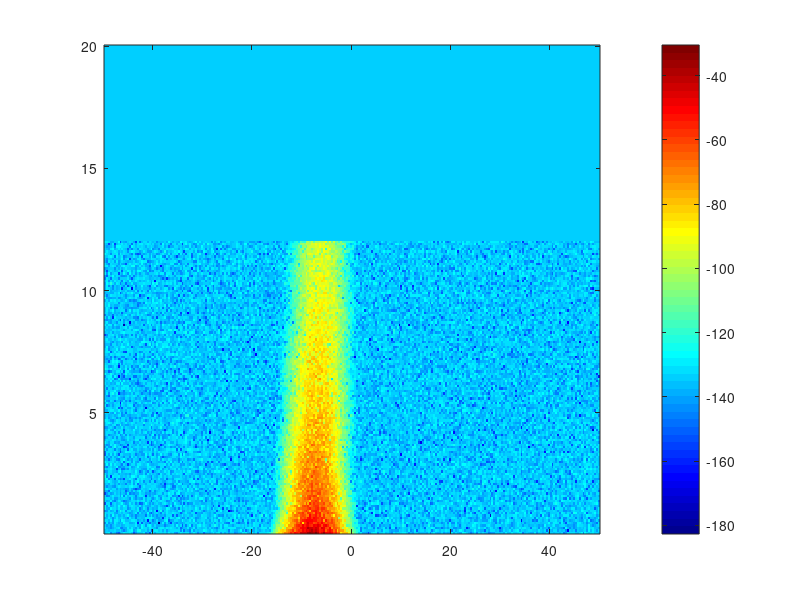

The MATLAB script that drew this image: (Note: this script raises an error after producing the figure.)
function plot_doppler_spectrogram()
    % ---------------------------------------------------------------------
    % 1. Radar & Simulation Setup
    % ---------------------------------------------------------------------
    radar.Pt = 250e3;            % Peak power [W]
    radar.G = 10^(45/10);        % Gain [linear]
    radar.lambda = 0.10;         % Wavelength [m] (S-band)
    radar.tau = 1e-6;            % Pulse width [s]
    radar.theta_bw = deg2rad(1); % 3-dB beamwidth [rad]
    radar.K2 = 0.93;             % Water dielectric factor
    radar.PRF = 2000;            % PRF [Hz]
    radar.N_pulses = 256;        % FFT size / pulses per gate
    radar.noise_power = 1e-13;   % Noise floor [W]

    el_deg = 90;                 % Vertically pointing radar (90 deg)
    az_deg = 0;                  % Azimuth angle [deg]

    % Height grid: 0 km to 20 km with 100 m resolution
    h_km = (0.1:0.1:20)';         % Height vector [km]
    N_heights = length(h_km);

    % ---------------------------------------------------------------------
    % 2. Height-Dependent Profiles (Rain Rate & Wind Shear)
    % ---------------------------------------------------------------------
    % Rain rate profile: 15 mm/hr at surface, decaying up to echo top at 12 km
    R_rain_profile = 15.0 * exp(-h_km / 5.0);
    R_rain_profile(h_km > 12) = 0; % No scatterers above 12 km

    % Wind profile: u (zonal), v (meridional), w (vertical air motion)
    u_wind = 10 + 2.0 * h_km;        % Horizontal shear [m/s]
    v_wind = -5 + 0.5 * h_km;
    w_wind = 0.2 * sin(2*pi*h_km/4);  % Downdrafts/updrafts [m/s]

    % ---------------------------------------------------------------------
    % 3. Preallocate Spectrogram Matrix & Setup Velocity Axis
    % ---------------------------------------------------------------------
    M = radar.N_pulses;
    f_axis = linspace(-radar.PRF/2, radar.PRF/2 - radar.PRF/M, M)';
    v_axis = -f_axis * radar.lambda / 2; % Velocity axis [m/s]

    spectrogram_data = zeros(N_heights, M); % 2D Matrix [Heights x Velocity]

    % ---------------------------------------------------------------------
    % 4. Compute Power Spectrum at Each Height Gate
    % ---------------------------------------------------------------------
    c = 299792458;
    dr = (c * radar.tau) / 2;
    az = deg2rad(az_deg); el = deg2rad(el_deg);
    r_hat = [cos(el)*sin(az), cos(el)*cos(az), sin(el)];

    for k = 1:N_heights
        R_rain = R_rain_profile(k);
        h_m = h_km(k) * 1000;

        if R_rain <= 0.01
            % Noise-only gate
            S_f = (radar.noise_power / radar.PRF) * ones(M, 1);
        else
            % A. DSD and Weighted Fall Speed (Marshall-Palmer)
            N0 = 8000;
            Lambda = 4.1 * (R_rain^(-0.21));
            D = linspace(0.1, 8.0, 300);
            dD = D(2) - D(1);
            ND = N0 * exp(-Lambda * D);

            Z_linear = sum(ND .* (D.^6) * dD);
            VT = 9.65 - 10.3 * exp(-0.6 * D);
            VT(VT < 0) = 0;

            v_fall = sum(VT .* ND .* (D.^6) * dD) / Z_linear;
            sigma_fall2 = sum(((VT - v_fall).^2) .* ND .* (D.^6) * dD) / Z_linear;

            % B. Received Echo Power (Pr)
            V_vol = (pi / (72 * log(2))) * (h_m * radar.theta_bw)^2 * dr;
            eta = (pi^5 / (radar.lambda^4)) * radar.K2 * (Z_linear * 1e-18);
            Pr = (radar.Pt * radar.G^2 * radar.lambda^2 * eta * V_vol) / ((4*pi)^3 * h_m^4);

            % C. Radial Velocity Projection & Broadening
            wind_vec = [u_wind(k), v_wind(k), w_wind(k)];
            v_total = wind_vec + [0, 0, -v_fall];
            v_r = dot(v_total, r_hat);

            V_cross = norm(wind_vec(1:2));
            sigma_beam2 = (radar.theta_bw / (2*sqrt(2*log(2))) * V_cross)^2;
            sigma_turb2 = 0.5;
            sigma_v = sqrt(sigma_fall2 + sigma_beam2 + sigma_turb2);

            % D. Theoretical Power Spectral Density + Noise Floor
            f_d = -2 * v_r / radar.lambda;
            sigma_f = 2 * sigma_v / radar.lambda;
            N0_density = radar.noise_power / radar.PRF;

            S_f_theoretical = (Pr / (sigma_f * sqrt(2*pi))) * exp(-((f_axis - f_d).^2) / (2 * sigma_f^2)) + N0_density;

            % E. Realize Spectral Fading (Zrnić Method)
            df = radar.PRF / M;
            A = sqrt(S_f_theoretical * df / 2) .* (randn(M, 1) + 1i * randn(M, 1));
            iq_sig = ifft(ifftshift(A)) * M;
            S_f = (abs(fftshift(fft(iq_sig))).^2) / (M * radar.PRF);
        end

        spectrogram_data(k, :) = S_f';
    end

    % ---------------------------------------------------------------------
    % 5. Plot Altitude-Doppler Spectrogram
    % ---------------------------------------------------------------------
    spectrogram_dBm = 10 * log10(spectrogram_data / 1e-3);

    imagesc(v_axis, h_km, spectrogram_dBm);
    axis xy; % Correct vertical direction for height
    colormap(jet);
    c = colorbar;
    c.Label.String = 'Power Spectral Density [dBm/Hz]';
    clim([-140, -40]); % Dynamic range adjustment

    xlabel('Radial Velocity [m/s] (+ Away, - Towards)');
    ylabel('Height [km]');
    title('Doppler Spectrogram of Rain Echo (0 to 20 km)');
    grid on;
end

plot_doppler_spectrogram()
